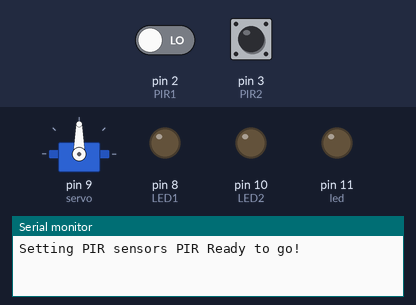
Simulated run of this sketch. Board: Arduino Uno, built with avr-gcc and run on an emulated ATmega328P. On the bench: servo, output pins drawn as LEDs (lit = HIGH), the last lines printed to the serial monitor. The test bench sets the inputs (shaded band); at power-on: pin 2 (PIR1) LOW, pin 3 (PIR2) LOW.

Above: at 1.2 s.
1.3 s: pin 2 (PIR1) driven HIGH
At 2.0 s:
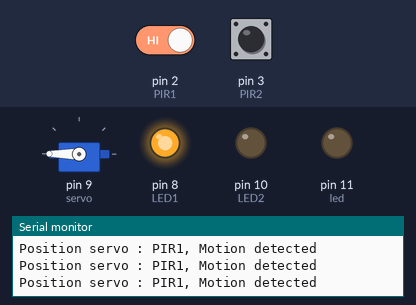
2.8 s: pin 3 (PIR2) driven HIGH
At 4.0 s:
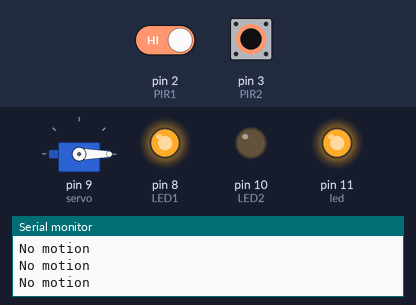
4.3 s: pin 2 (PIR1) driven LOW
At 5.5 s:
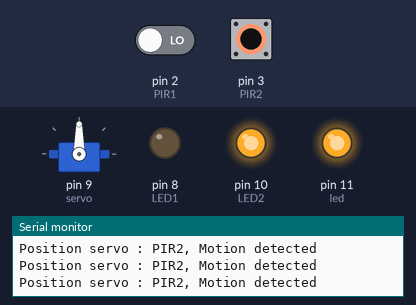
5.8 s: pin 2 (PIR1) driven HIGH
At 6.1 s:
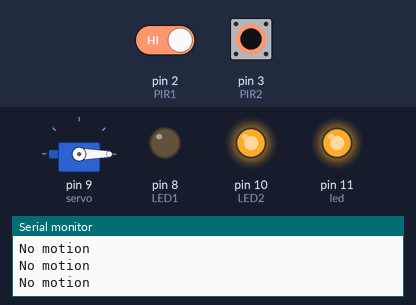
7.3 s: pin 3 (PIR2) driven LOW
At 8.0 s:
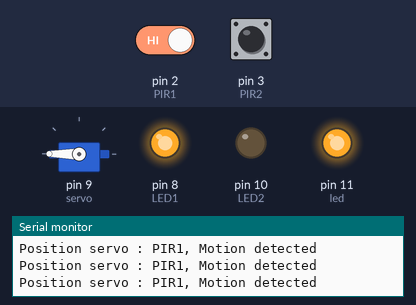
8.8 s: pin 3 (PIR2) pulsed HIGH 2 times (0.12 s each, 0.3 s apart)
At 9.03 s:
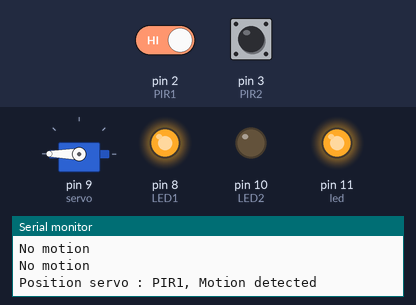
Timing chart, 0 to 11.8 s (numbered marks = the images above; inputs shaded):
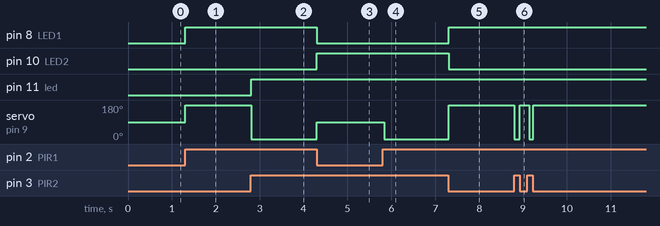

The sketch:

SERVO_MOTEUR_SANS_FOR_LOOP.ino
```cpp
#include <Servo.h> //inclure la bibliothèque du servomoteur (ses commandes spécifiques)
Servo servo; //assigner l'objet "servo" comme servomoteur

int LED1 = 8 ;  //pins respectifs des LED
int LED2 = 10;
int led = 11;

int PIR1 = 2;   //pins respectifs des capteurs PIR
int PIR2 = 3;

// désigner les variables PIRvalue comme bouléenne
// c'est à dire soit  TRUE ou HIGH (détection) soit FALSE ou LOW(non détection)
boolean PIRvalue1;
boolean PIRvalue2;

void setup()  {
     Serial.begin(9600); //interpeller le serial monitor pour afficher output sur serial monitor
     servo.attach(9); // pin servo D9

     pinMode(PIR1, INPUT);
     pinMode(PIR2, INPUT);

     pinMode(LED1, OUTPUT);
     pinMode(LED2, OUTPUT);
     pinMode(led, OUTPUT);

     //TARER - Temps pour PIRs de se (re)mettre en LOW, phase initiale
     Serial.print ("Setting PIR sensors ");

     Serial.println ("PIR Ready to go!");
     servo.write(90); // bouger servo position initial 50 degrés
}

void loop()  {
     // les variables PIRvalue(bouléenne) stockent les inputs digitales (état)
     // de leur PIR respectif soit H ou L
     PIRvalue1 = digitalRead(PIR1);
     PIRvalue2 = digitalRead(PIR2);

     // Mouvement servo lors détection PIR1
     if (PIRvalue1 == HIGH && PIRvalue2 == LOW ) // && désigne le "et logique" bouléenne
     {
           digitalWrite(LED1, HIGH);
           digitalWrite(LED2, LOW);

           servo.write(180);
           Serial.println("Position servo : PIR1, Motion detected");
     }
     //Mouvement servo lors détection PIR2
     else if (PIRvalue1 == LOW && PIRvalue2 == HIGH )
     {
           digitalWrite(LED1, LOW);
           digitalWrite(LED2, HIGH);


           servo.write(90);
           Serial.println("Position servo : PIR2, Motion detected");
     }

     else if (  PIRvalue1 == HIGH && PIRvalue2 == HIGH)
           // Instruction des LEDs pas nécessaire, bien pratique pour connaître l'état précédent
           // car LED reste allumée jusqu'à nouvelle détection
     {
      digitalWrite(led, HIGH);
      servo.write(0);
           Serial.println("No motion");
     }


     /*digitalWrite(led, HIGH);
     delay(1000);
     digitalWrite(led, LOW);
     delay(1000);
     */


}
```

Measured:
- after the input at 1.3 s, pin 8 (LED1): LOW → HIGH at once; servo on pin 9 (servo): 90° → 180° at once
- after the input at 2.8 s, pin 11 (led): LOW → HIGH at once; servo on pin 9 (servo): 180° → 0° at once
- after the input at 4.3 s, pin 8 (LED1): HIGH → LOW at once; pin 10 (LED2): LOW → HIGH at once; servo on pin 9 (servo): 0° → 90° at once
- after the input at 5.8 s, servo on pin 9 (servo): 90° → 0° at once
- after the input at 7.3 s, pin 8 (LED1): LOW → HIGH at once; pin 10 (LED2): HIGH → LOW at once; servo on pin 9 (servo): 0° → 180° at once
- after the input at 8.8 s, servo on pin 9 (servo): alternates 180° for 0.21 s and 0° for 0.11 s, 4 changes in all, then stays 180°, starting at once
